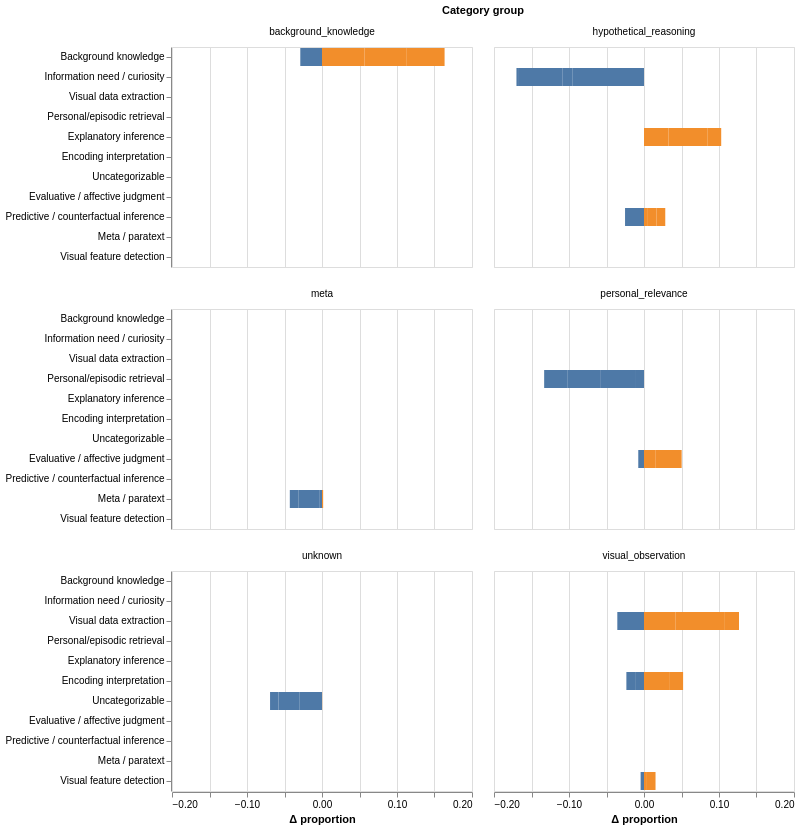

The notebook cell saved with this chart:
### Code cell
# ── Q2d: Faceted by category (TAG_TO_GROUP) ──────────────────────────────
rows = []
for aid in ARTICLE_IDS:
    sub = extremes[extremes["article_id"] == aid]
    if sub.empty:
        continue
    ps = profile(sub[sub["tercile"] == "short (bottom 33%)"])
    pl = profile(sub[sub["tercile"] == "long (top 33%)"])
    d = pl - ps
    for tag in ALL_TAGS:
        rows.append({
            "article_id": aid,
            "tag": tag,
            "diff": d[tag],
            "group": TAG_TO_GROUP.get(tag, "unknown")
        })

diff_by_article = pd.DataFrame(rows)
diff_by_article["abs_diff"] = diff_by_article["diff"].abs()

chart_q2d_category = (
    alt.Chart(diff_by_article, title="Long−short profile difference per category")
    .mark_bar()
    .encode(
        x=alt.X("diff:Q", title="Δ proportion"),
        y=alt.Y("tag:N", sort=alt.EncodingSortField(field="abs_diff", order="descending"), title=""),
        color=alt.condition(alt.datum.diff > 0, alt.value("#f28e2b"), alt.value("#4e79a7")),
        tooltip=["article_id:N", "tag:N", "group:N", alt.Tooltip("diff:Q", format="+.3f")],
    )
    .facet(facet=alt.Facet("group:N", title="Category group"), columns=2)
    .properties(title="")
    .resolve_scale(y="shared")
)
chart_q2d_category

### Figure 1 — Vega specification as saved in the notebook (floating-point values rounded to 4 significant figures)
{"$schema": "https://vega.github.io/schema/vega/v6.json", "data": [{"name": "source_0", "values": [{"article_id": "91", "tag": "Background knowledge", "diff": 0.05654, "group": "background_knowledge", "abs_diff": 0.05654}, {"article_id": "91", "tag": "Encoding interpretation", "diff": -0.01185, "group": "visual_observation", "abs_diff": 0.01185}, {"article_id": "91", "tag": "Evaluative / affective judgment", "diff": 0.01498, "group": "personal_relevance", "abs_diff": 0.01498}, {"article_id": "91", "tag": "Explanatory inference", "diff": 0.03279, "group": "hypothetical_reasoning", "abs_diff": 0.03279}, {"article_id": "91", "tag": "Information need / curiosity", "diff": -0.09502, "group": "hypothetical_reasoning", "abs_diff": 0.09502}, {"article_id": "91", "tag": "Meta / paratext", "diff": 0.001543, "group": "meta", "abs_diff": 0.001543}, {"article_id": "91", "tag": "Personal/episodic retrieval", "diff": -0.0107, "group": "personal_relevance", "abs_diff": 0.0107}, {"article_id": "91", "tag": "Predictive / counterfactual inference", "diff": 0.004161, "group": "hypothetical_reasoning", "abs_diff": 0.004161}, {"article_id": "91", "tag": "Uncategorizable", "diff": -0.02965, "group": "unknown", "abs_diff": 0.02965}, {"article_id": "91", "tag": "Visual data extraction", "diff": 0.04173, "group": "visual_observation", "abs_diff": 0.04173}, {"article_id": "91", "tag": "Visual feature detection", "diff": -0.004522, "group": "visual_observation", "abs_diff": 0.004522}, {"article_id": "173", "tag": "Background knowledge", "diff": 0.05653, "group": "background_knowledge", "abs_diff": 0.05653}, {"article_id": "173", "tag": "Encoding interpretation", "diff": -0.01165, "group": "visual_observation", "abs_diff": 0.01165}, {"article_id": "173", "tag": "Evaluative / affective judgment", "diff": 0.0197, "group": "personal_relevance", "abs_diff": 0.0197}, {"article_id": "173", "tag": "Explanatory inference", "diff": 0.02055, "group": "hypothetical_reasoning", "abs_diff": 0.02055}, {"article_id": "173", "tag": "Information need / curiosity", "diff": -0.01334, "group": "hypothetical_reasoning", "abs_diff": 0.01334}, {"article_id": "173", "tag": "Meta / paratext", "diff": -0.003742, "group": "meta", "abs_diff": 0.003742}, {"article_id": "173", "tag": "Personal/episodic retrieval", "diff": -0.04777, "group": "personal_relevance", "abs_diff": 0.04777}, {"article_id": "173", "tag": "Predictive / counterfactual inference", "diff": 0.01237, "group": "hypothetical_reasoning", "abs_diff": 0.01237}, {"article_id": "173", "tag": "Uncategorizable", "diff": 0.000175, "group": "unknown", "abs_diff": 0.000175}, {"article_id": "173", "tag": "Visual data extraction", "diff": -0.03558, "group": "visual_observation", "abs_diff": 0.03558}, {"article_id": "173", "tag": "Visual feature detection", "diff": 0.002764, "group": "visual_observation", "abs_diff": 0.002764}, {"article_id": "181", "tag": "Background knowledge", "diff": 0.05037, "group": "background_knowledge", "abs_diff": 0.05037}, {"article_id": "181", "tag": "Encoding interpretation", "diff": 0.03347, "group": "visual_observation", "abs_diff": 0.03347}, {"article_id": "181", "tag": "Evaluative / affective judgment", "diff": -0.007639, "group": "personal_relevance", "abs_diff": 0.007639}, {"article_id": "181", "tag": "Explanatory inference", "diff": 0.03101, "group": "hypothetical_reasoning", "abs_diff": 0.03101}, {"article_id": "181", "tag": "Information need / curiosity", "diff": -0.05957, "group": "hypothetical_reasoning", "abs_diff": 0.05957}, {"article_id": "181", "tag": "Meta / paratext", "diff": -0.02788, "group": "meta", "abs_diff": 0.02788}, {"article_id": "181", "tag": "Personal/episodic retrieval", "diff": -0.04316, "group": "personal_relevance", "abs_diff": 0.04316}, {"article_id": "181", "tag": "Predictive / counterfactual inference", "diff": -0.02528, "group": "hypothetical_reasoning", "abs_diff": 0.02528}, {"article_id": "181", "tag": "Uncategorizable", "diff": -0.02829, "group": "unknown", "abs_diff": 0.02829}, {"article_id": "181", "tag": "Visual data extraction", "diff": 0.06509, "group": "visual_observation", "abs_diff": 0.06509}, {"article_id": "181", "tag": "Visual feature detection", "diff": 0.01187, "group": "visual_observation", "abs_diff": 0.01187}, {"article_id": "183", "tag": "Background knowledge", "diff": -0.02895, "group": "background_knowledge", "abs_diff": 0.02895}, {"article_id": "183", "tag": "Encoding interpretation", "diff": 0.01867, "group": "visual_observation", "abs_diff": 0.01867}, {"article_id": "183", "tag": "Evaluative / affective judgment", "diff": 0.01553, "group": "personal_relevance", "abs_diff": 0.01553}, {"article_id": "183", "tag": "Explanatory inference", "diff": 0.01859, "group": "hypothetical_reasoning", "abs_diff": 0.01859}, {"article_id": "183", "tag": "Information need / curiosity", "diff": -0.002141, "group": "hypothetical_reasoning", "abs_diff": 0.002141}, {"article_id": "183", "tag": "Meta / paratext", "diff": -0.01129, "group": "meta", "abs_diff": 0.01129}, {"article_id": "183", "tag": "Personal/episodic retrieval", "diff": -0.0315, "group": "personal_relevance", "abs_diff": 0.0315}, {"article_id": "183", "tag": "Predictive / counterfactual inference", "diff": 0.01183, "group": "hypothetical_reasoning", "abs_diff": 0.01183}, {"article_id": "183", "tag": "Uncategorizable", "diff": -0.01132, "group": "unknown", "abs_diff": 0.01132}, {"article_id": "183", "tag": "Visual data extraction", "diff": 0.01984, "group": "visual_observation", "abs_diff": 0.01984}, {"article_id": "183", "tag": "Visual feature detection", "diff": 0.0007454, "group": "visual_observation", "abs_diff": 0.0007454}]}, {"name": "facet_domain", "values": [{"group": "background_knowledge", "count": 4}, {"group": "visual_observation", "count": 12}, {"group": "personal_relevance", "count": 8}, {"group": "hypothetical_reasoning", "count": 12}, {"group": "meta", "count": 4}, {"group": "unknown", "count": 4}]}, {"name": "facet_domain_row", "values": [{"data": 0.0}, {"data": 1.0}, {"data": 2.0}]}, {"name": "facet_domain_column", "transform": [{"type": "sequence", "start": 0.0, "stop": {"signal": "min(length(data(\"facet_domain\")), 2)"}}]}, {"name": "data_2", "values": [{"diff_end": 0.05654, "diff_start": 0.0}, {"diff_end": -0.01185, "diff_start": 0.0}, {"diff_end": 0.01498, "diff_start": 0.0}, {"diff_end": 0.03279, "diff_start": 0.0}, {"diff_end": -0.09502, "diff_start": 0.0}, {"diff_end": 0.001543, "diff_start": 0.0}, {"diff_end": -0.0107, "diff_start": 0.0}, {"diff_end": 0.004161, "diff_start": 0.0}, {"diff_end": -0.02965, "diff_start": 0.0}, {"diff_end": 0.04173, "diff_start": 0.0}, {"diff_end": -0.004522, "diff_start": 0.0}, {"diff_end": 0.1131, "diff_start": 0.05654}, {"diff_end": -0.0235, "diff_start": -0.01185}, {"diff_end": 0.03468, "diff_start": 0.01498}, {"diff_end": 0.05334, "diff_start": 0.03279}, {"diff_end": -0.1084, "diff_start": -0.09502}, {"diff_end": -0.003742, "diff_start": 0.0}, {"diff_end": -0.05847, "diff_start": -0.0107}, {"diff_end": 0.01653, "diff_start": 0.004161}, {"diff_end": 0.000175, "diff_start": 0.0}, {"diff_end": -0.03558, "diff_start": 0.0}, {"diff_end": 0.002764, "diff_start": 0.0}, {"diff_end": 0.1634, "diff_start": 0.1131}, {"diff_end": 0.03347, "diff_start": 0.0}, {"diff_end": -0.007639, "diff_start": 0.0}, {"diff_end": 0.08435, "diff_start": 0.05334}, {"diff_end": -0.1679, "diff_start": -0.1084}, {"diff_end": -0.03162, "diff_start": -0.003742}, {"diff_end": -0.1016, "diff_start": -0.05847}, {"diff_end": -0.02528, "diff_start": 0.0}, {"diff_end": -0.05794, "diff_start": -0.02965}, {"diff_end": 0.1068, "diff_start": 0.04173}, {"diff_end": 0.01463, "diff_start": 0.002764}, {"diff_end": -0.02895, "diff_start": 0.0}, {"diff_end": 0.05214, "diff_start": 0.03347}, {"diff_end": 0.0502, "diff_start": 0.03468}, {"diff_end": 0.1029, "diff_start": 0.08435}, {"diff_end": -0.1701, "diff_start": -0.1679}, {"diff_end": -0.04292, "diff_start": -0.03162}, {"diff_end": -0.1331, "diff_start": -0.1016}, {"diff_end": 0.02836, "diff_start": 0.01653}, {"diff_end": -0.06926, "diff_start": -0.05794}, {"diff_end": 0.1267, "diff_start": 0.1068}, {"diff_end": 0.01538, "diff_start": 0.01463}]}, {"name": "source_0_y_domain_tag", "values": [{"sort_field": 0.1924, "tag": "Background knowledge"}, {"sort_field": 0.07564, "tag": "Encoding interpretation"}, {"sort_field": 0.05784, "tag": "Evaluative / affective judgment"}, {"sort_field": 0.1029, "tag": "Explanatory inference"}, {"sort_field": 0.1701, "tag": "Information need / curiosity"}, {"sort_field": 0.04446, "tag": "Meta / paratext"}, {"sort_field": 0.1331, "tag": "Personal/episodic retrieval"}, {"sort_field": 0.05363, "tag": "Predictive / counterfactual inference"}, {"sort_field": 0.06943, "tag": "Uncategorizable"}, {"sort_field": 0.1622, "tag": "Visual data extraction"}, {"sort_field": 0.0199, "tag": "Visual feature detection"}]}], "signals": [{"name": "child_width", "value": 300}, {"name": "y_step", "value": 20}, {"name": "child_height", "update": "bandspace(domain('y').length, 0.1, 0.05) * y_step"}], "marks": [{"type": "group", "name": "facet-title", "title": {"text": "Category group", "offset": 10, "style": "guide-title"}, "role": "column-title"}, {"type": "group", "name": "row_header", "from": {"data": "facet_domain_row"}, "encode": {"update": {"height": {"signal": "child_height"}}}, "axes": [{"scale": "y", "orient": "left", "grid": false, "zindex": 0}], "role": "row-header"}, {"type": "group", "name": "column_footer", "from": {"data": "facet_domain_column"}, "encode": {"update": {"width": {"signal": "child_width"}}}, "axes": [{"scale": "x", "title": "Δ proportion", "grid": false, "orient": "bottom", "labelOverlap": true, "labelFlush": true, "tickCount": {"signal": "ceil(child_width/40)"}, "zindex": 0}], "role": "column-footer"}, {"type": "group", "name": "cell", "from": {"facet": {"data": "source_0", "name": "facet", "groupby": ["group"]}}, "sort": {"field": ["datum[\"group\"]"], "order": ["ascending"]}, "encode": {"update": {"width": {"signal": "child_width"}, "height": {"signal": "child_height"}}}, "data": [{"name": "data_0", "source": "facet", "transform": [{"type": "stack", "field": "diff", "groupby": ["tag"], "sort": {"field": [], "order": []}, "as": ["diff_start", "diff_end"], "offset": "zero"}, {"type": "filter", "expr": "isValid(datum[\"diff\"]) && isFinite(+datum[\"diff\"])"}, {"type": "project", "fields": ["article_id", "diff", "diff_end", "diff_start", "group", "tag"]}]}], "marks": [{"type": "rect", "name": "child_marks", "from": {"data": "data_0"}, "encode": {"update": {"fill": [{"value": "#f28e2b", "test": "(datum.diff > 0)"}, {"value": "#4e79a7"}], "tooltip": {"signal": "{\"article_id\": isValid(datum[\"article_id\"]) ? datum[\"article_id\"] : \"\"+datum[\"article_id\"], \"tag\": isValid(datum[\"tag\"]) ? datum[\"tag\"] : \"\"+datum[\"tag\"], \"group\": isValid(datum[\"group\"]) ? datum[\"group\"] : \"\"+datum[\"group\"], \"diff\": format(datum[\"diff\"], \"+.3f\")}"}, "height": {"signal": "max(0.25, bandwidth('y'))"}, "x": {"field": "diff_end", "scale": "x"}, "x2": {"field": "diff_start", "scale": "x"}, "y": {"field": "tag", "scale": "y"}}}, "style": ["bar"]}], "axes": [{"scale": "x", "tickCount": {"signal": "ceil(child_width/40)"}, "labels": false, "grid": true, "zindex": 0, "maxExtent": 0, "gridScale": "y", "domain": false, "minExtent": 0, "ticks": false, "orient": "bottom", "aria": false}], "title": {"text": {"signal": "isValid(parent[\"group\"]) ? parent[\"group\"] : \"\"+parent[\"group\"]"}, "frame": "group", "style": "guide-label", "offset": 10}, "style": "cell"}], "scales": [{"name": "x", "type": "linear", "domain": {"data": "data_2", "fields": ["diff_start", "diff_end"]}, "range": [0, {"signal": "child_width"}], "nice": true, "zero": true}, {"name": "y", "type": "band", "domain": {"data": "source_0_y_domain_tag", "field": "tag", "sort": {"op": "max", "field": "sort_field", "order": "descending"}}, "range": {"step": {"signal": "y_step"}}, "paddingInner": 0.1, "paddingOuter": 0.05}], "background": "white", "padding": 5, "layout": {"padding": 20, "bounds": "full", "align": "all", "columns": 2}}
